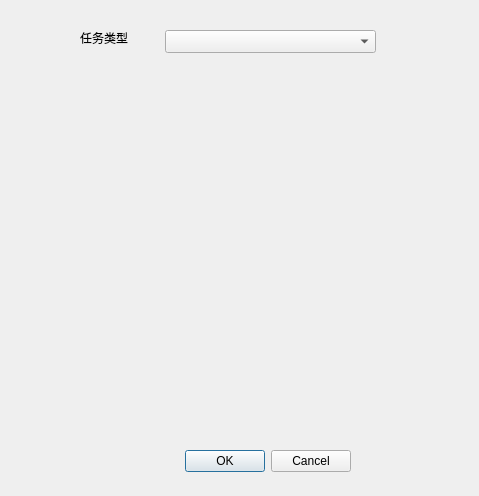
<?xml version="1.0" encoding="UTF-8"?>
<ui version="4.0">
 <class>EditTaskDialog</class>
 <widget class="QDialog" name="EditTaskDialog">
  <property name="geometry">
   <rect>
    <x>0</x>
    <y>0</y>
    <width>479</width>
    <height>496</height>
   </rect>
  </property>
  <property name="windowTitle">
   <string>方案内容设置</string>
  </property>
  <widget class="QLabel" name="label">
   <property name="geometry">
    <rect>
     <x>80</x>
     <y>30</y>
     <width>48</width>
     <height>16</height>
    </rect>
   </property>
   <property name="text">
    <string>任务类型</string>
   </property>
  </widget>
  <widget class="QComboBox" name="comboBox">
   <property name="geometry">
    <rect>
     <x>165</x>
     <y>30</y>
     <width>211</width>
     <height>23</height>
    </rect>
   </property>
  </widget>
  <widget class="QStackedWidget" name="stackedWidget">
   <property name="geometry">
    <rect>
     <x>80</x>
     <y>80</y>
     <width>291</width>
     <height>350</height>
    </rect>
   </property>
  </widget>
  <widget class="QDialogButtonBox" name="buttonBox">
   <property name="geometry">
    <rect>
     <x>130</x>
     <y>450</y>
     <width>221</width>
     <height>23</height>
    </rect>
   </property>
   <property name="sizePolicy">
    <sizepolicy hsizetype="Fixed" vsizetype="Fixed">
     <horstretch>0</horstretch>
     <verstretch>0</verstretch>
    </sizepolicy>
   </property>
   <property name="standardButtons">
    <set>QDialogButtonBox::StandardButton::Cancel|QDialogButtonBox::StandardButton::Ok</set>
   </property>
  </widget>
 </widget>
 <resources/>
 <connections/>
</ui>
